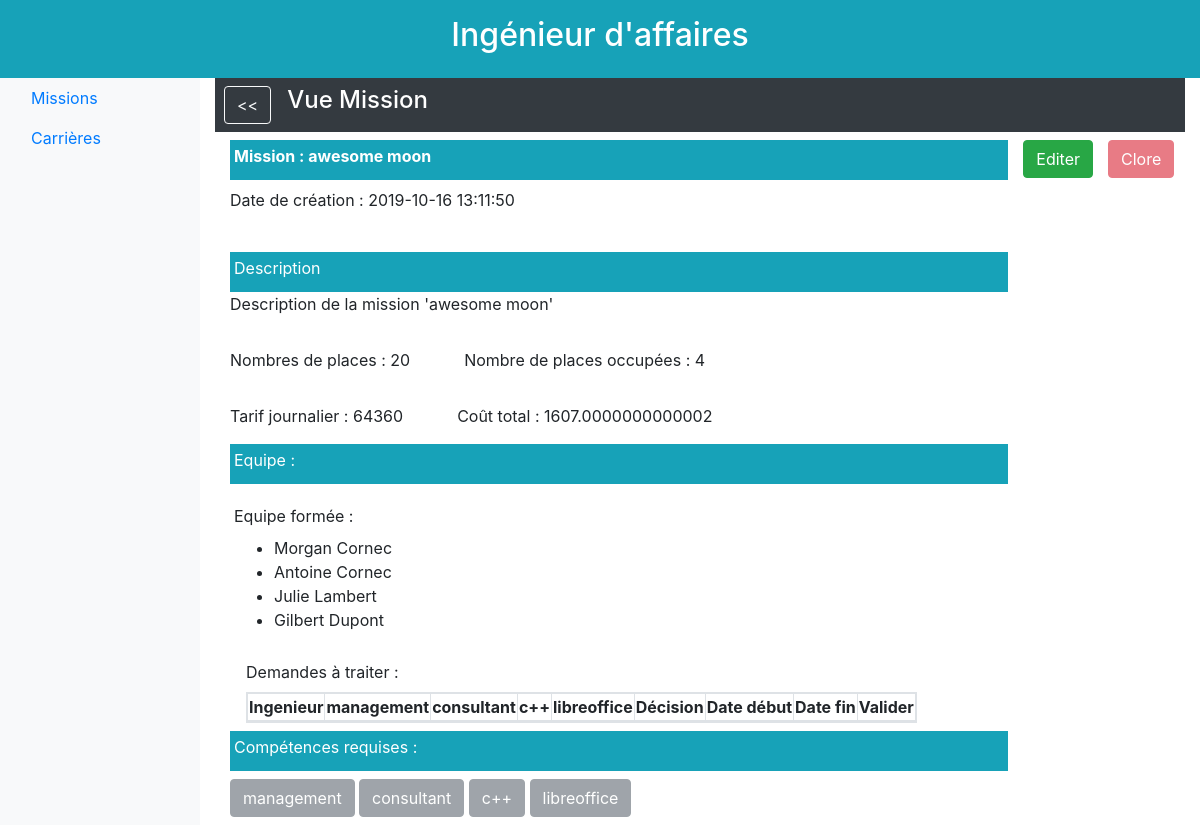
/5/affaire/missions/vue/5/, run on the app's committed database.
### database/models.py (models this page shows)
class Mission(db.Model):
    id = db.Column(db.Integer, primary_key=True)
    titre = db.Column(db.String(64), unique=True)
    description = db.Column(db.Text, unique=True)
    effectifs_max = db.Column(db.Integer)
    prix_vente = db.Column(db.Integer)
    statut = db.Column(db.Text)
    date_creation = db.Column(db.DateTime)
    responsable_id = db.Column(db.Integer, db.ForeignKey('ingenieur.id'))
    souhaits = db.relationship('Souhait', backref='mission', lazy='dynamic')
    besoins = db.relationship('Besoin', backref='mission', lazy='dynamic')
    affectations = db.relationship('Affectation', backref='mission', lazy='dynamic')

class Ingenieur(db.Model):
    id = db.Column(db.Integer, primary_key=True)
    nom_court = db.Column(db.Text, unique=True)  # unique ??
    prenom = db.Column(db.Text)
    nom_famille = db.Column(db.Text)
    site = db.Column(db.Text)
    email = db.Column(db.Text, unique=True)
    taux_journalier = db.Column(db.Float)
    statut = db.Column(db.Text)  # a traiter, ajouté par mes soins
    estCommercial = db.Column(db.Boolean)  # ajouté par mes soins
    certifications = db.relationship('Certification', backref='ingenieur', lazy='dynamic')
    souhaits = db.relationship('Souhait', backref='ingenieur', lazy='dynamic')
    affectations = db.relationship('Affectation', backref='ingenieur', lazy='dynamic')
    responsabilites_missions = db.relationship('Mission', backref='responsable', lazy='dynamic')

class Competence(db.Model):
    id = db.Column(db.Integer, primary_key=True)
    nom = db.Column(db.String(64), unique=True)
    certifications = db.relationship('Certification', backref='competence', lazy='dynamic')
    besoins = db.relationship('Besoin', backref='competence', lazy='dynamic')

### app.py (the view)
@app.route('/<id>/affaire/missions/vue/<missionId>/')
def affaire_mission_vue(id, missionId):
    mission = get_mission_by_id(missionId)
    competences = get_competence_of_mission(missionId)
    equipeForme = get_participants_actuels_of_mission(missionId)
    postulants = get_postulant_by_mission(missionId)
    coutTT = get_cout_of_mission(missionId)
    return render_template("homepage_affaire_mission_vue.html.jinja2"
                           , id=id
                           , mission=mission
                           , competences=competences
                           , equipeForme=equipeForme
                           , postulants=postulants
                           , coutTT=coutTT
                           )

### database/functions.py (called while the page is built)
def get_mission_by_id(mission_id):
    return Mission.query.filter_by(id=mission_id).first()

def get_postulant_by_mission(id_mission):
    return [get_engineer_by_id(s.ingenieur_id) for s in Souhait.query.filter_by(mission_id=id_mission).all()]

def get_participants_actuels_of_mission(mission_id):
    mission = get_mission_by_id(mission_id)
    id_inges = [a.ingenieur_id for a in list(mission.affectations)]
    participants = [get_engineer_by_id(id) for id in id_inges]
    return participants

def get_cout_of_mission(mission_id):
    coutTT = 0
    for inge in get_participants_actuels_of_mission(mission_id):
        coutTT += inge.taux_journalier
    return coutTT

def get_engineer_by_id(engineer_id):
    return Ingenieur.query.filter_by(id=engineer_id).first()

def get_competence_of_mission(mission_id):
    mission = get_mission_by_id(mission_id)
    compe_ids = [b.competence_id for b in list(mission.besoins)]
    compes = [Competence.query.filter_by(id=cid).first() for cid in compe_ids]
    return compes

### templates/homepage_affaire_mission_vue.html.jinja2 (shortened to what this page needs)
{% extends "homepage_affaire.html.jinja2" %}
{% block body %}
    <div class=" mb-2 p-2 bg-dark text-white size-6 font-weight-bold">
        <div class="row">
            <div class="mr-3 ml-3">
                <button type="button" class="btn btn-outline-light"
                        onclick="location.href='/{{ id }}/affaire/missions/aAffecter/';">&lt;&lt;
                </button>
            </div>
            <div class="">
                <h4>Vue Mission</h4>
            </div>
        </div>
    </div>
    <div class="d-flex flex-column">
        <div class="d-flex flex-inline mb-2">
            <div class="col-md-10">
                <div class="col p-1 bg-info text-white size-6 font-weight-bold">
                    <label for="Name">Mission : </label>
                    <label>{{ mission.titre }}</label>
                </div>
            </div>
            <div class="col-md-auto p-0">
                <button type="button" class="btn btn-success"
                        onclick="location.href='/{{ id }}/affaire/missions/vue/{{ mission.id }}/edit/';">Editer
                </button>
            </div>
            <div class="col-md justify-content-end">
                <button type="button" class="btn btn-danger"
                        {% if mission.statut == "close" %}
                            disabled
                        {% endif %}
                        onclick="location.href='{{ url_for("clore_mission",id=id, missionId=mission.id) }}';">
                        Clore
                </button>
            </div>
        </div>
        <div class="d-flex flex-inline mb-2">
            <div class="mb-2 col-md-10">
                <div class="form-group">
                    <label for="date">Date de création :</label>
                    <label>{{ mission.date_creation }}</label>
                </div>
            </div>
        </div>
        <div class="d-flex flex-inline mb-2">
            <div class="col-md-10">
                <div class="p-1  bg-info text-white size-6">
                    <label for="description">Description</label>
                </div>
                <div class="form-group">
                    <label>{{ mission.description }}</label>
                </div>
            </div>
        </div>
        <div class="d-flex flex-inline mb-2">
            <div class="col-md-auto mr-auto">
                <div class="form-group">
                    <label for="nbPlace">Nombres de places :</label>
                    <span>{{ mission.effectifs_max }}</span>
                </div>
            </div>
            <div class="col ml-4">
                <div class="size-4">
                    <label for="places">Nombre de places occupées :</label>
                    <span>{{ equipeForme|length }}</span>
                </div>
            </div>
        </div>
        <div class="d-flex flex-inline mb-2">
            <div class="col-md-auto mr-auto">
                <div class=" size-4">
                    <label for="tarif"> Tarif journalier : </label>
                    <span>{{ mission.prix_vente }}</span>
                </div>
            </div>
            <div class="col ml-4">
                <div class="size-4">
                    <label> Coût total :</label>
                    <span>{{ coutTT }}</span>
                </div>
            </div>
        </div>
        <div class="d-flex flex-inline mb-2">
            <div class="col-md-10">
                <div class="p-1  bg-info text-white size-6 mb-2">
                    <label for="equipe">Equipe :</label>
                </div>
            </div>
        </div>
        <div class="d-flex flex-inline mb-2">
            <div class="col-md-6 ">
                <div class="p-1 size-4">
                    <label for="personnes"> Equipe formée : </label>
                    <ul>
                        {% for personne in equipeForme %}
                            <li>{{ personne.prenom }} {{ personne.nom_famille }}</li>
                        {% endfor %}
                    </ul>
                </div>
            </div>
        </div>
        <div class="d-flex flex-inline mb-2">
            <div class="col-md-auto ml-3 size-4">
                <div class="">
                    <label for="places">Demandes à traiter :</label>
                    <table class="table-responsive table-bordered">
                        <thead class="thead-light">
                        <tr>
                            <th scope="col">Ingenieur</th>
                            {% for competence in competences %}
                                <th scope="col">{{ competence.nom }}</th>
                            {% endfor %}
                            <th scope="col">Décision</th>
                            <th scope="col">Date début</th>
                            <th scope="col">Date fin</th>
                            <th scope="col">Valider</th>
                        </tr>
                        </thead>
                    </table>
                </div>
            </div>
        </div>
        <div class="d-flex flex-inline mb-2">
            <div class="col-md-10">
                <div class="p-1  bg-info text-white size-6 mb-2">
                    <label for="competences">Compétences requises :</label>
                </div>
                {% for competence in competences %}
                    <button type="button" class="btn btn-secondary" disabled>{{ competence.nom }}</button>
                {% endfor %}
            </div>
        </div>
    </div>
{% endblock %}

### templates/homepage_affaire.html.jinja2 (shortened to what this page needs)
<!DOCTYPE html>
<html lang="fr">
<head>
    <link rel="stylesheet" href="https://maxcdn.bootstrapcdn.com/bootstrap/4.3.1/css/bootstrap.min.css">
    <link rel="stylesheet" href="/../static/css/homepage.css">
</head>
<body>
<div class="p-3 bg-info text-white size-6 font-weight-bold text-center">
    <h2>Ing&eacute;nieur d&apos;affaires</h2>
</div>
<div class="container-fluid ">
    <div class="row content">
        <nav class="col-md-2 d-none d-md-block bg-light sidebar">
            <div class="sidebar-sticky">
                <ul class="nav flex-column md-2">
                    <li class="nav-item">
                        <a class="nav-link active" href="/{{ id }}/affaire/missions/aAffecter/">
                            Missions
                        </a>
                    </li>
                    <li class="nav-item">
                        <a class="nav-link" href="/{{ id }}/affaire/carrieres/">
                            Carri&egrave;res
                        </a>
                    </li>
                </ul>
            </div>
        </nav>
        <br>
        <div class="col-sm flex-column">
            {% block body %}{% endblock %}
        </div>
    </div>
</div>
</body>
</html>

### static/css/homepage.css (style rules this page uses)
.row.content { height: 550px }

### data on the page
Mission: titre "awesome moon", date_creation "2019-10-16 13:11:50", description "Description de la mission 'awesome moon'", effectifs_max "20", prix_vente "64360"
Ingenieur: prenom "Morgan", nom_famille "Cornec"
Ingenieur: prenom "Antoine", nom_famille "Cornec"
Ingenieur: prenom "Julie", nom_famille "Lambert"
Ingenieur: prenom "Gilbert", nom_famille "Dupont"
Competence: nom "management"
Competence: nom "consultant"
Competence: nom "c++"
Competence: nom "libreoffice"

### other printed values
{{ equipeForme|length }} "4"
{{ coutTT }} "1607.0000000000002"
